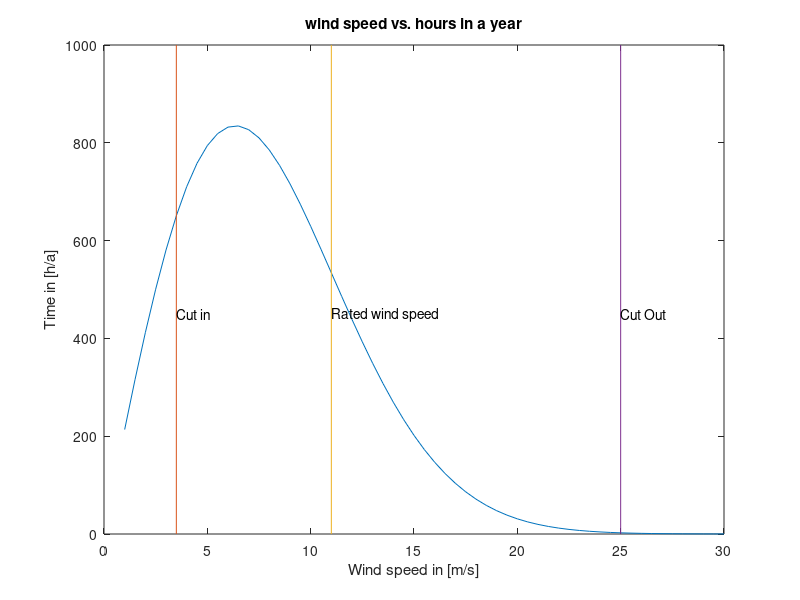
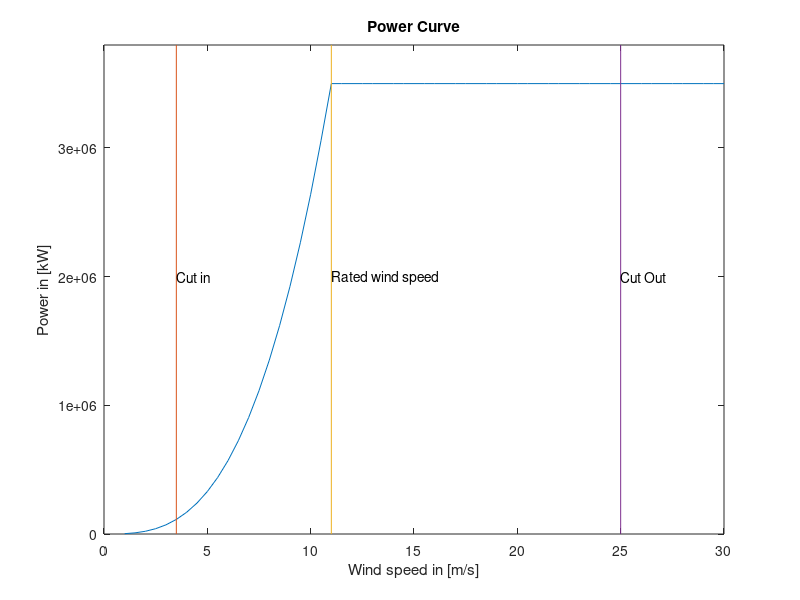
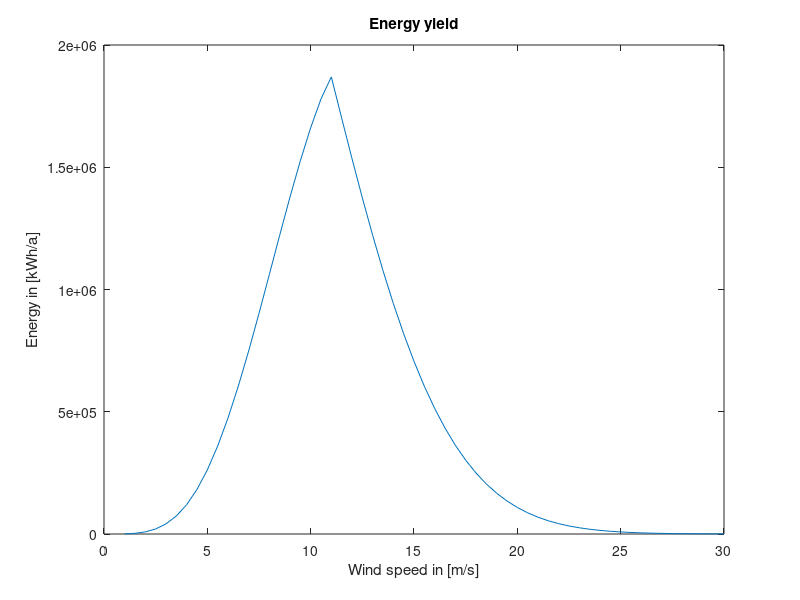

These figures' MATLAB source, in order:
%% Task 1 Wind Speed vs hours per year
cut_in_ws = 3.5
cut_out_ws = 25
rated_ws = 11
data = wblpdf(1:0.5:30,9,2)
data = data*8760

figure;
plot(1:0.5:30,data)
y1=get(gca,'ylim')
hold on
plot([cut_in_ws cut_in_ws],y1)
text(cut_in_ws,450,'Cut in')
plot([rated_ws rated_ws],y1)
text(rated_ws,450,'Rated wind speed')
plot([cut_out_ws cut_out_ws],y1)
text(cut_out_ws,450,'Cut Out')
title('wind speed vs. hours in a year')
xlabel('Wind speed in [m/s]')
ylabel('Time in [h/a]')
saveas(gcf,'windspeed_vs_hours_year.png')
hold off
%% Power Curve
rho = 1.225
total_eff = 0.4705
R = 54.0

power = @(V) 0.5*rho*total_eff*pi*R^2*V^3;
j=1;
for i= 1:0.5:30
    data_power(j) = power(i);
    if data_power(j) > 3500000
        data_power(j) = 3500000;
    end
    j = j +1;
end

figure;
plot(1:0.5:30, data_power)
y1 = [0 3800000];
hold on
plot([cut_in_ws cut_in_ws],y1)
text(cut_in_ws,2000000,'Cut in')
plot([rated_ws rated_ws],y1)
text(rated_ws,2000000,'Rated wind speed')
plot([cut_out_ws cut_out_ws],y1)
text(cut_out_ws,2000000,'Cut Out')
axis([0,30,0,3800000])
title('Power Curve')
xlabel('Wind speed in [m/s]')
ylabel('Power in [kW]')
saveas(gcf,'power_curve.png')
hold off

%% Energy-Yield
for i= 1:length(data_power)
    energy_yield(i) = data_power(i)/1000*data(i);
end
figure;
plot(1:0.5:30, energy_yield)
title('Energy yield')
xlabel('Wind speed in [m/s]')
ylabel('Energy in [kWh/a]')
saveas(gcf, 'energy_yield.png')

total_energy_yield = sum(energy_yield);
disp('Sum Energy yield in [kWh/a]')
disp(total_energy_yield)
disp('Money 100 % available 0.08 € / kWh')
disp(total_energy_yield*0.08)
disp('Money 95 % available 0.08 € / kWh')
disp(total_energy_yield*0.08*0.95)
disp('Difference in Money')
disp(total_energy_yield*0.08-total_energy_yield*0.08*0.95)

%% Calculate Turbulence Intensity for different wind speeds
I_ref_b = 0.14;

count = 1;
for i = [5 10 15 25]
    sigma(count) = I_ref_b*(0.75*i+5.6);
    turbulence_intensity(count) = sigma(count)/i;
    count = count + 1 ;
end

disp('Turbulence Intensity')
disp(turbulence_intensity)
